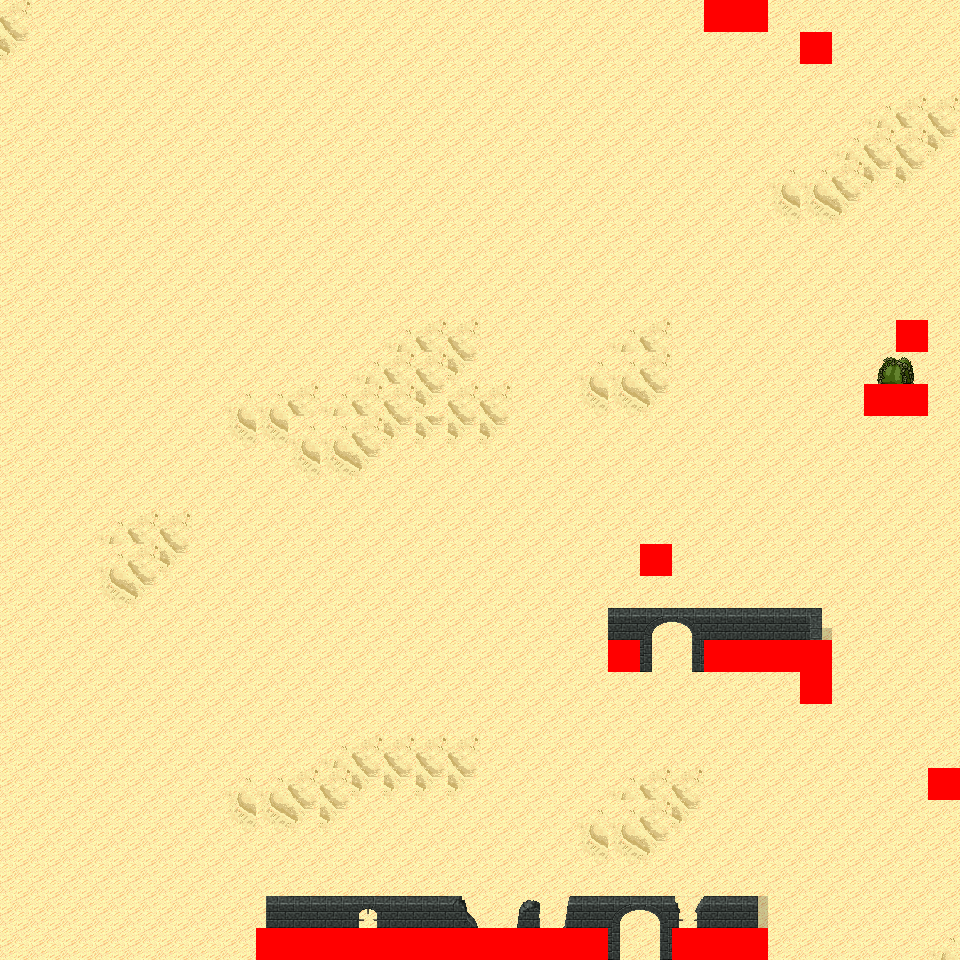

Tiled map render using the project's own tile images. Description and the map definition, with tile-layer contents summarised, below:
An orthogonal 30x30 tile map with 32x32 px tiles, 6 tile layers (Ground, Object, Object2, Above, ...), 14 tilesets and 8 objects (8x mapExit).

<map version="1.0" orientation="orthogonal" renderorder="right-down" width="30" height="30" tilewidth="32" tileheight="32" nextobjectid="9">
  <tileset firstgid="1" name="tileset_logic_collision" tilewidth="32" tileheight="32" tilecount="1" columns="1">
    <image source="../drawable/tileset_logic_collision.png" width="32" height="32" />
  </tileset>
  <tileset firstgid="2" name="tileset_ground_ground" tilewidth="32" tileheight="32" tilecount="33" columns="3">
    <image source="../drawable/tileset_ground_ground.png" width="96" height="352" />
  </tileset>
  <tileset firstgid="35" name="tileset_terrain_desert" tilewidth="32" tileheight="32" tilecount="88" columns="8">
    <image source="../drawable/tileset_terrain_desert.png" width="256" height="352" />
  </tileset>
  <tileset firstgid="123" name="tileset_building_stone_ruins" tilewidth="32" tileheight="32" tilecount="72" columns="6">
    <image source="../drawable/tileset_building_stone_ruins.png" width="192" height="384" />
  </tileset>
  <tileset firstgid="195" name="tileset_ground_sand_edges" tilewidth="32" tileheight="32" tilecount="15" columns="5">
    <image source="../drawable/tileset_ground_sand_edges.png" width="160" height="96" />
  </tileset>
  <tileset firstgid="210" name="tileset_ground_slate_tiles" tilewidth="32" tileheight="32" tilecount="15" columns="5">
    <image source="../drawable/tileset_ground_slate_tiles.png" width="160" height="96" />
  </tileset>
  <tileset firstgid="225" name="tileset_ground_sand_2" tilewidth="32" tileheight="32" tilecount="15" columns="5">
    <image source="../drawable/tileset_ground_sand_2.png" width="160" height="96" />
  </tileset>
  <tileset firstgid="240" name="tileset_plant_cactus_2" tilewidth="32" tileheight="32" tilecount="10" columns="5">
    <image source="../drawable/tileset_plant_cactus_2.png" width="160" height="64" />
  </tileset>
  <tileset firstgid="250" name="tileset_plant_round_cactuses" tilewidth="32" tileheight="32" tilecount="20" columns="10">
    <image source="../drawable/tileset_plant_round_cactuses.png" width="320" height="64" />
  </tileset>
  <tileset firstgid="270" name="tileset_plant_tree_banana_tree" tilewidth="32" tileheight="32" tilecount="40" columns="4">
    <image source="../drawable/tileset_plant_tree_banana_tree.png" width="128" height="320" />
  </tileset>
  <tileset firstgid="310" name="tileset_plant_tree_palm_tree" tilewidth="32" tileheight="32" tilecount="6" columns="2">
    <image source="../drawable/tileset_plant_tree_palm_tree.png" width="64" height="96" />
  </tileset>
  <tileset firstgid="316" name="tileset_plant_tree_palm_trees" tilewidth="32" tileheight="32" tilecount="40" columns="4">
    <image source="../drawable/tileset_plant_tree_palm_trees.png" width="128" height="320" />
  </tileset>
  <tileset firstgid="356" name="tileset_building_stone_tower" tilewidth="32" tileheight="32" tilecount="14" columns="2">
    <image source="../drawable/tileset_building_stone_tower.png" width="64" height="224" />
  </tileset>
  <tileset firstgid="370" name="tileset_plant_bush_large_green" tilewidth="32" tileheight="32" tilecount="9" columns="3">
    <image source="../drawable/tileset_plant_bush_large_green.png" width="96" height="96" />
  </tileset>
  <layer name="Ground" width="30" height="30">
    <data>[900 cells, 900 non-empty, 5 distinct tile ids]</data>
  </layer>
  <layer name="Object" width="30" height="30">
    <data>[900 cells, 32 non-empty, 15 distinct tile ids]</data>
  </layer>
  <layer name="Object2" width="30" height="30">
    <data>[900 cells, 0 non-empty, 0 distinct tile ids]</data>
  </layer>
  <layer name="Above" width="30" height="30">
    <data>[900 cells, 24 non-empty, 13 distinct tile ids]</data>
  </layer>
  <layer name="Above2" width="30" height="30">
    <data>[900 cells, 0 non-empty, 0 distinct tile ids]</data>
  </layer>
  <layer name="Walkable" width="30" height="30">
    <data>[900 cells, 28 non-empty, 1 distinct tile ids]</data>
  </layer>
  <objectgroup name="MapEvents">
    <object id="1" name="north" type="mapExit" x="0" y="0" width="704" height="32">
      <properties>
        <property name="map" value="level_0_x36_y112" />
        <property name="x" value="0" />
        <property name="y" value="28" />
      </properties>
    </object>
    <object id="2" name="north2" type="mapExit" x="768" y="0" width="192" height="32">
      <properties>
        <property name="map" value="level_0_x36_y112" />
        <property name="x" value="24" />
        <property name="y" value="28" />
      </properties>
    </object>
    <object id="3" name="south" type="mapExit" x="0" y="928" width="256" height="32">
      <properties>
        <property name="map" value="level_0_x36_y114" />
        <property name="x" value="0" />
        <property name="y" value="1" />
      </properties>
    </object>
    <object id="4" name="south2" type="mapExit" x="608" y="928" width="64" height="32">
      <properties>
        <property name="map" value="level_0_x36_y114" />
        <property name="x" value="19" />
        <property name="y" value="1" />
      </properties>
    </object>
    <object id="5" name="south3" type="mapExit" x="768" y="928" width="192" height="32">
      <properties>
        <property name="map" value="level_0_x36_y114" />
        <property name="x" value="24" />
        <property name="y" value="1" />
      </properties>
    </object>
    <object id="6" name="west" type="mapExit" x="0" y="0" width="32" height="960">
      <properties>
        <property name="map" value="level_0_x35_y113" />
        <property name="x" value="28" />
        <property name="y" value="0" />
      </properties>
    </object>
    <object id="7" name="east" type="mapExit" x="928" y="0" width="32" height="768">
      <properties>
        <property name="map" value="level_0_x37_y113" />
        <property name="x" value="1" />
        <property name="y" value="0" />
      </properties>
    </object>
    <object id="8" name="east2" type="mapExit" x="928" y="800" width="32" height="160">
      <properties>
        <property name="map" value="level_0_x37_y113" />
        <property name="x" value="1" />
        <property name="y" value="25" />
      </properties>
    </object>
  </objectgroup>
</map>
